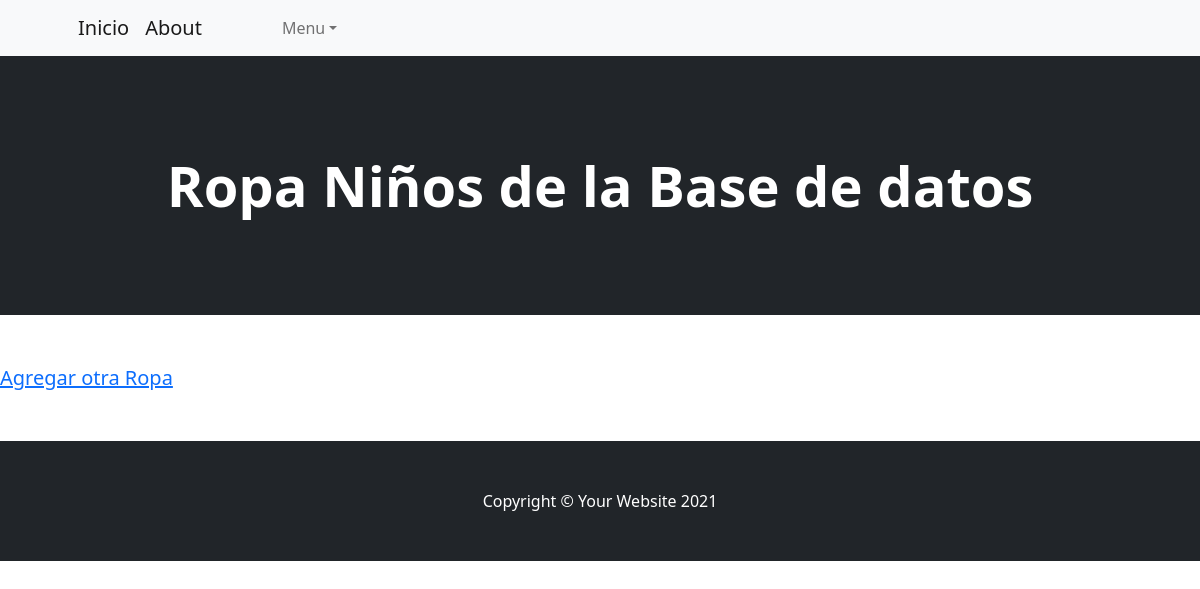
Page /AppRopa/leerRopaNiños on the earlier database version.
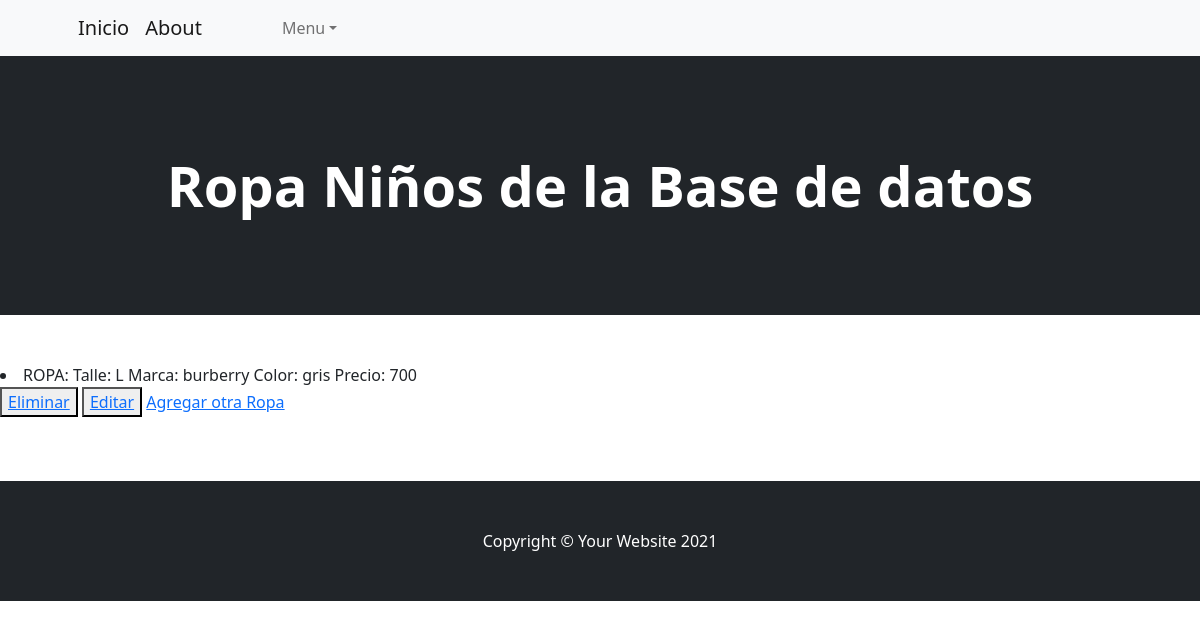
Same page on the later database version.
### AppRopa/models.py (models this page shows)
class Niños(models.Model):
    talle = models.CharField(max_length=40)
    marca = models.CharField(max_length=40)
    color = models.CharField(max_length=40)
    precio = models.IntegerField()
    def __str__(self):
        return f"Talle:\n {self.talle} Marca:\n {self.marca} Color:\n {self.color} Precio:\n {self.precio}"

### AppRopa/views.py (called while the page is built)
def leerRopaNiños(request):
    ropaniños = Niños.objects.all()
    dir = {"niños":ropaniños} #dir = diccionario
    return render(request, "AppRopa/leerRopaNiños.html", dir)

### AppRopa/templates/AppRopa/leerRopaNiños.html (shortened to what this page needs)
{%extends "AppInicio/base.html"%}
{%load static%}
    {%block head%}
        <h1 class="display-4 fw-bolder">Ropa Niños de la Base de datos</h1>
    {%endblock%}
    {%block contenido%}
        {% for r in niños %}
            <li> ROPA: {{r}}  </li>
            <button>
                <a href="{% url 'EliminarRopaNiños' r.id %}"> Eliminar </a>
            </button>
            <button>
                <a href="{% url 'EditarRopaNiños' r.id %}"> Editar </a>
            </button>
        {% endfor %}
        <a href="/AppRopa/niñosFormulario">Agregar otra Ropa</a>
    {%endblock%}

Differences in the rows shown:
added Niños: talle+marca+color "Talle: L Marca: burberry Color: gris Precio: 700"
